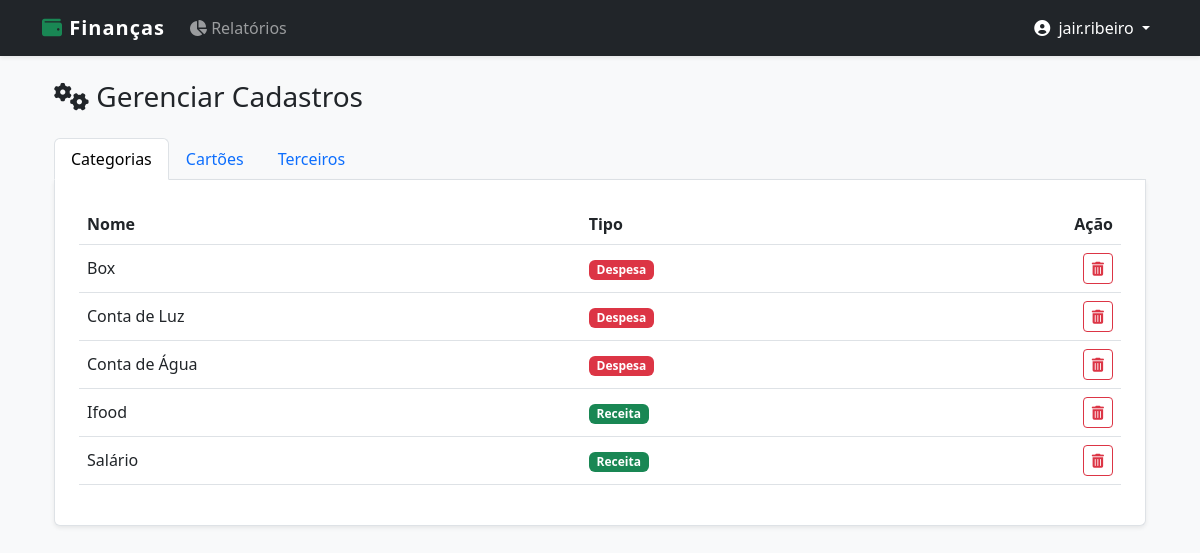
Page /configuracoes/ (signed in) on the earlier database version.
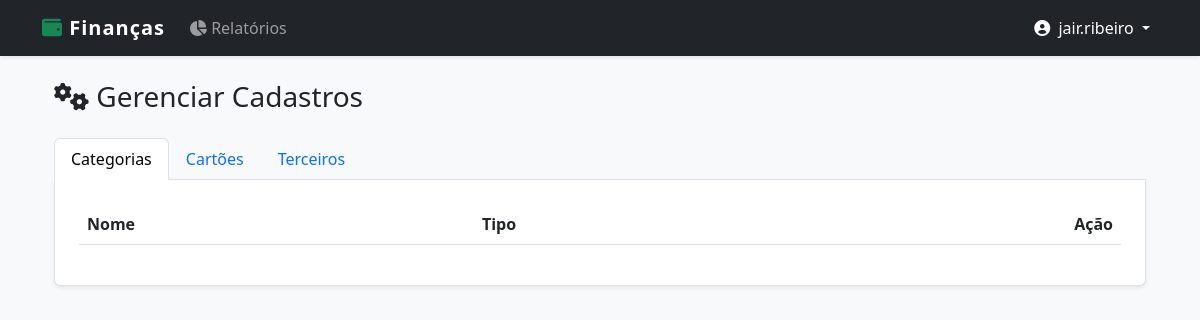
Same page on the later database version.
### core/models.py (models this page shows, shortened)
class Categoria(models.Model):
    TIPO_CHOICES = (
        ('R', 'Receita'),
        ('D', 'Despesa'),
    )
    usuario = models.ForeignKey(User, on_delete=models.CASCADE, null=True, blank=True)
    nome = models.CharField(max_length=50)
    tipo = models.CharField(max_length=1, choices=TIPO_CHOICES)

### core/views.py (the view)
# urls.py: path('configuracoes/', views.gerenciar_cadastros, name='gerenciar_cadastros'),
@login_required
def gerenciar_cadastros(request):
    categorias = Categoria.objects.filter(usuario=request.user).order_by('tipo', 'nome')
    cartoes = CartaoCredito.objects.filter(usuario=request.user)
    terceiros = Terceiro.objects.filter(usuario=request.user)
    return render(request, 'core/gerenciar_cadastros.html', {
        'categorias': categorias,
        'cartoes': cartoes,
        'terceiros': terceiros
    })

### core/templates/core/gerenciar_cadastros.html (shortened to what this page needs)
{% extends 'core/base.html' %}
{% block content %}
<div class="container mt-4">
    <h3 class="mb-4"><i class="fas fa-cogs"></i> Gerenciar Cadastros</h3>
    <ul class="nav nav-tabs" id="myTab" role="tablist">
        <li class="nav-item" role="presentation">
            <button class="nav-link active" id="cat-tab" data-bs-toggle="tab" data-bs-target="#cat-pane" type="button">Categorias</button>
        </li>
        <li class="nav-item" role="presentation">
            <button class="nav-link" id="card-tab" data-bs-toggle="tab" data-bs-target="#card-pane" type="button">Cartões</button>
        </li>
        <li class="nav-item" role="presentation">
            <button class="nav-link" id="terc-tab" data-bs-toggle="tab" data-bs-target="#terc-pane" type="button">Terceiros</button>
        </li>
    </ul>
    <div class="tab-content p-4 bg-white border border-top-0 shadow-sm rounded-bottom" id="myTabContent">
        <div class="tab-pane fade show active" id="cat-pane" role="tabpanel">
            <div class="table-responsive">
                <table class="table table-hover align-middle">
                    <thead>
                        <tr>
                            <th>Nome</th>
                            <th>Tipo</th>
                            <th class="text-end">Ação</th>
                        </tr>
                    </thead>
                    <tbody>
                        {% for item in categorias %}
                        <tr>
                            <td>{{ item.nome }}</td>
                            <td>
                                {% if item.tipo == 'R' %}
                                    <span class="badge bg-success">Receita</span>
                                {% else %}
                                    <span class="badge bg-danger">Despesa</span>
                                {% endif %}
                            </td>
                            <td class="text-end">
                                <a href="{% url 'excluir_item' 'categoria' item.id %}" class="btn btn-sm btn-outline-danger" onclick="return confirm('Tem certeza?');">
                                    <i class="fas fa-trash-alt"></i>
                                </a>
                            </td>
                        </tr>
                        {% endfor %}
                    </tbody>
                </table>
            </div>
        </div>
    </div>
</div>
{% endblock %}

Differences in the rows shown:
removed Categoria: nome "Box", tipo "Despesa"
removed Categoria: nome "Conta de Luz", tipo "Despesa"
removed Categoria: nome "Conta de Água", tipo "Despesa"
removed Categoria: nome "Ifood", tipo "Receita"
removed Categoria: nome "Salário", tipo "Receita"
